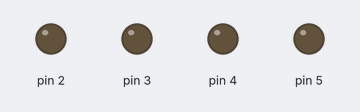
A sketch run on a simulated Arduino Uno, built with avr-gcc and run on an emulated ATmega328P. On the bench: output pins drawn as LEDs (lit = HIGH).

Above: at 0.1 s.
At 2.1 s:
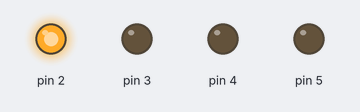
At 8.1 s:
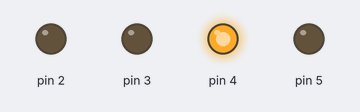
At 18.1 s:
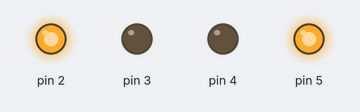
At 28.1 s:
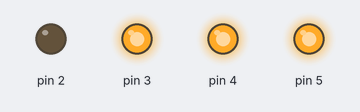
At 38.1 s:
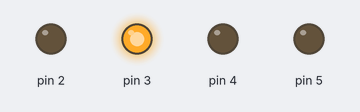
Timing chart, 0 to 40.0 s (numbered marks = the images above):
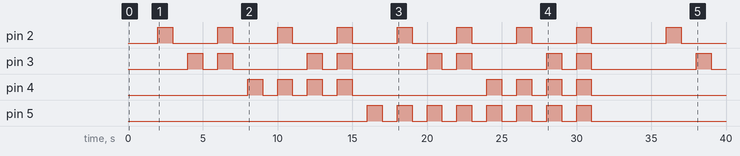

The sketch:

BinaryCounter.ino
```cpp
int ONE_PLACE = 2;
int TWO_PLACE = 3;
int FOUR_PLACE = 4;
int SIX_PLACE = 5;
int shortDelay = 1000;
int longDelay = 2000;

void setPinOutput(int pin);
void lightUp(int pin);
void lightDown(int pin);
void runOpOnAllPins(void (*func)(int));
int getPin(int num);
void loopBinaryCount();
void binaryCounter(int decNum);

void setup() {
  runOpOnAllPins(setPinOutput);
}

void loop() {
  loopBinaryCount(16);
  delay(longDelay);
}

void setPinOutput(int pin) {
  pinMode(getPin(pin), OUTPUT);
}

void lightUp(int pin) {
  digitalWrite(getPin(pin), HIGH);
}

void lightDown(int pin) {
  digitalWrite(getPin(pin), LOW);
}

void runOpOnAllPins(void (*func)(int)) {
  int count = 4;
  while (count)
  {
    func(count);
    count--;
  }
}

int getPin(int num) {
  switch (num)
  {
  case 1:
    return ONE_PLACE;
    break;

  case 2:
    return TWO_PLACE;
    break;

  case 3:
    return FOUR_PLACE;
    break;

  case 4:
    return SIX_PLACE;
    break;

  default:
    break;
  }
}

void loopBinaryCount(int upTo) {
  for (int i = 0; i < upTo; i++) {
    binaryCounter(i);
    delay(shortDelay);
    runOpOnAllPins(lightDown);
    delay(shortDelay);
  }
}

void binaryCounter(int decNum) {
  int counter = 0;
  while(decNum) {
    counter++;
    if ((decNum & 1) == 1) {
      lightUp(counter);
    }
    decNum >>= 1;
  }
}
```

Measured:
- by itself, pin 2: goes 7 × (HIGH 1.0 s, LOW 3.0 s), HIGH 1.0 s, LOW 5.0 s, HIGH 1.0 s, then LOW
- by itself, pin 3: LOW → HIGH at 4.0 s, → LOW 1.0 s later, → HIGH 1.0 s later, → LOW 1.0 s later, … (18 changes in this stretch)
- by itself, pin 4: goes 3 × (HIGH 1.0 s, LOW 1.0 s), HIGH 1.0 s, LOW 9.0 s, 3 × (HIGH 1.0 s, LOW 1.0 s), HIGH 1.0 s, then LOW
- by itself, pin 5: LOW → HIGH at 16.0 s, → LOW 1.0 s later, → HIGH 1.0 s later, → LOW 1.0 s later, … (16 changes in this stretch)
